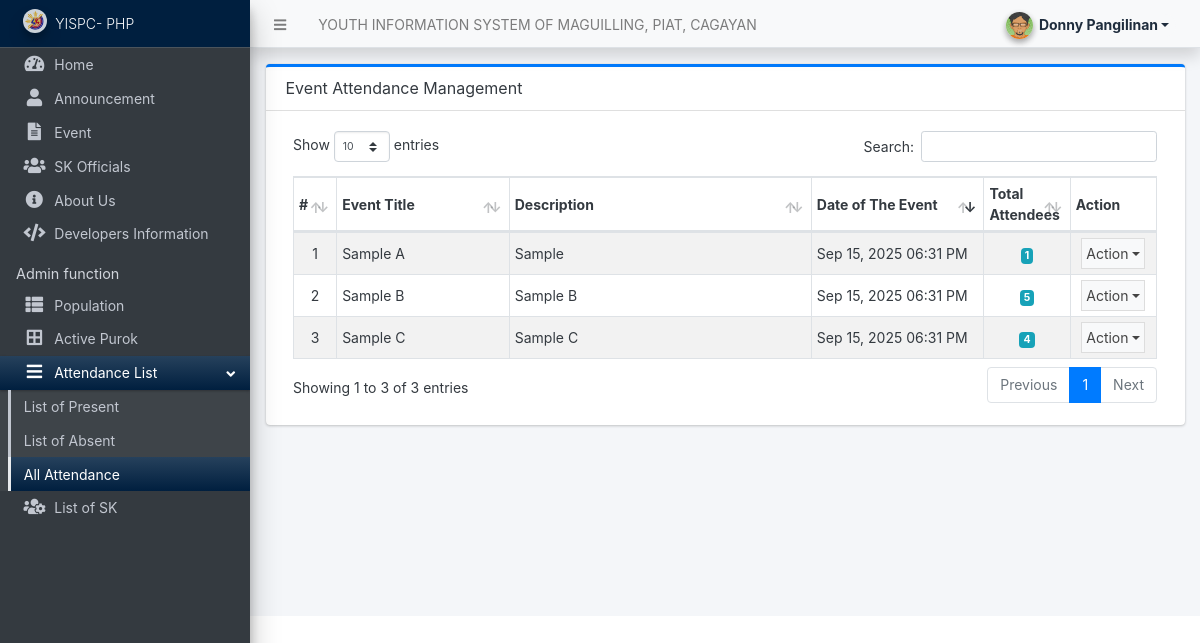
The app's page /admin/?page=attendance/index (signed in) with its own data.
### tables this page shows
CREATE TABLE `event_list` (
  `id` int(11) NOT NULL,
  `title` varchar(255) NOT NULL,
  `description` text DEFAULT NULL,
  `image_path` varchar(255) DEFAULT NULL,
  `image_paths` text DEFAULT NULL,
  `images` text DEFAULT NULL,
  `date_created` datetime DEFAULT current_timestamp()
);

### admin/attendance/index.php (the view, shortened to what this page needs)
<div class="card card-outline card-primary">
	<div class="card-header">
		<h3 class="card-title">Event Attendance Management</h3>
	</div>
	<div class="card-body">
        <div class="container-fluid">
			<table class="table table-hover table-striped table-bordered" id="list">
				<colgroup>
					<col width="5%">
					<col width="20%">
					<col width="35%">
					<col width="20%">
					<col width="10%">
					<col width="10%">
				</colgroup>
				<thead>
					<tr>
						<th>#</th>
						<th>Event Title</th>
						<th>Description</th>
						<th>Date of The Event</th>
						<th>Total Attendees</th>
						<th>Action</th>
					</tr>
				</thead>
				<tbody>
					<?php
					$i = 1;
					$qry = $conn->query("
						SELECT
							el.*,
							COUNT(ea.id) as total_attendees
						FROM `event_list` el
						LEFT JOIN `event_attendance` ea ON el.id = ea.event_id
						GROUP BY el.id
						ORDER BY el.date_created DESC
					");
					while($row = $qry->fetch_assoc()):
					?>
						<tr>
							<td class="text-center"><?php echo $i++; ?></td>
							<td><?php echo htmlspecialchars($row['title']) ?></td>
							<td><?php echo strlen($row['description']) > 100 ? substr(htmlspecialchars($row['description']), 0, 100) . '...' : htmlspecialchars($row['description']) ?></td>
							<td><?php echo date("M d, Y h:i A", strtotime($row['date_created'])) ?></td>
							<td class="text-center">
                                <span class="badge badge-info"><?php echo $row['total_attendees'] ?></span>
                            </td>
							<td class="text-center">
								<button type="button" class="btn btn-flat p-1 btn-default btn-sm dropdown-toggle dropdown-icon" data-toggle="dropdown">
				                  	Action
				                </button>
							</td>
						</tr>
					<?php endwhile; ?>
				</tbody>
			</table>
		</div>
	</div>
</div>

### records on screen
event_list: title "Sample A", description "Sample", date_created "Sep 15, 2025 06:31 PM", total_attendees "1"
event_list: title "Sample B", description "Sample B", date_created "Sep 15, 2025 06:31 PM", total_attendees "5"
event_list: title "Sample C", description "Sample C", date_created "Sep 15, 2025 06:31 PM", total_attendees "4"

### other values on screen
$_settings->info('name') "YOUTH INFORMATION SYSTEM OF MAGUILLING, PIAT, CAGAYAN"
$_settings->userdata('firstname').' '.$_settings->userdata('lastname') "Donny Pangilinan"
$_settings->info('short_name') "YISPC- PHP"
